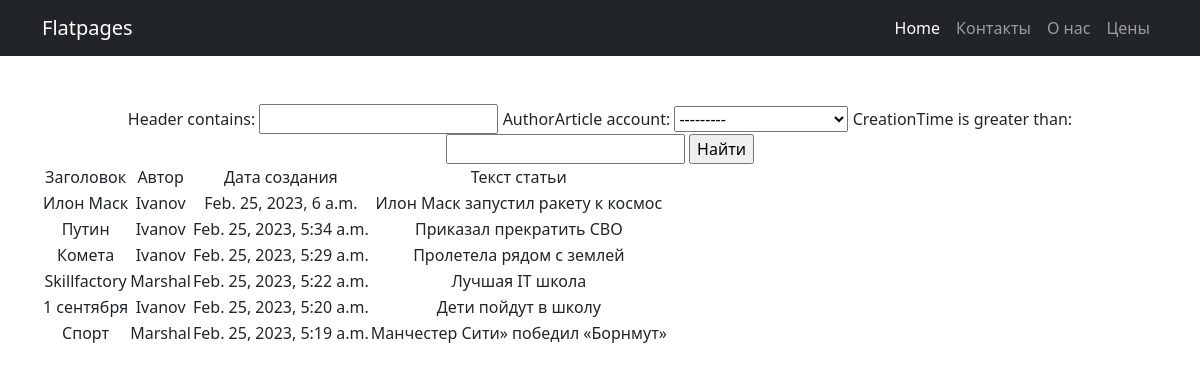
/news/search, run on the app's committed database.
### news/models.py (models this page shows, shortened)
class Post(models.Model):
    authorArticle = models.ForeignKey(Author, on_delete=models.CASCADE)
    article = 'AR'
    news = 'NW'
    TEXT = [
        (article, 'Статья'),
        (news, 'Новость')
    ]
    textContent = models.CharField(max_length=2,
                                   choices=TEXT,
                                   default=news)
    creationTime = models.DateTimeField(auto_now_add=True)
    textCategory = models.ManyToManyField(Category, through='PostCategory')
    header = models.CharField(max_length=255)
    postText = models.TextField()
    rating = models.IntegerField(default=1)

class Author(models.Model):
    account = models.OneToOneField(User, on_delete=models.CASCADE)
    ratingAuthor = models.IntegerField(default=0)

### news/views.py (the view)
# urls.py: path('search', NewsSearch.as_view()),
class NewsSearch(ListView):
    model = Post
    template_name = 'search.html'  # указываем имя шаблона, в котором будет лежать HTML, в нём будут все инструкции о том, как именно пользователю должны вывестись наши объекты
    context_object_name = 'newsSearch'
    queryset = Post.objects.order_by('-creationTime')
    paginate_by = 1
    def get_context_data(self, **kwargs):
        context = super().get_context_data(**kwargs)
        context['filter'] = NewsFilter(self.request.GET,
        queryset=self.get_queryset())  # вписываем наш фильтр в контекст
        return context

### templates/search.html (shortened to what this page needs)
{% extends 'flatpages/default.html' %}
{% load custom_filters %}
{% block content %}
<form method="GET">
    {{ filter.form }}
    <input type="submit" value="Найти">
</form>
        <table>
            <tr>
                <td>
                    Заголовок
                </td>
				<td>
                    Автор
                </td>
                <td>
                    Дата создания
                </td>
                <td>
                    Текст статьи
                </td>
            </tr>
        {% for article in filter.qs %}
            <tr>
                <td>
                    {{ article.header}}
                </td>
				<td>
                    {{ article.authorArticle.account}}
                </td>
                <td>
					{{ article.creationTime}}
                </td>
                <td>
                    {{ article.postText}}
                </td>
            </tr>
        {% endfor %}
        </table>
{% endblock content %}

### templates/flatpages/default.html (shortened to what this page needs)
{% load static %}
<!DOCTYPE html>
<html lang="en">
    <head>
        <link href="{% static 'css/styles.css' %}" rel="stylesheet" />
    </head>
    <body>
        <nav class="navbar navbar-expand-lg navbar-dark bg-dark">
            <div class="container">
                <a class="navbar-brand" href="#">Flatpages</a>
                <div class="collapse navbar-collapse" id="navbarSupportedContent">
                    <ul class="navbar-nav ms-auto mb-2 mb-lg-0">
                        <li class="nav-item"><a class="nav-link active" aria-current="page" href="#">Home</a></li>
                        <li class="nav-item"><a class="nav-link" href="/contacts/">Контакты</a></li>
 			<li class="nav-item"><a class="nav-link" href="/about/">О нас</a></li>
			<li class="nav-item"><a class="nav-link" href="/price/">Цены</a></li>
                    </ul>
                </div>
            </div>
        </nav>
        <div class="container">
            <div class="text-center mt-5">
                {% block content %}{% endblock content %}
            </div>
        </div>
    </body>
</html>

### data on the page
Post: header "Илон Маск", authorArticle.account "Ivanov", creationTime "Feb. 25, 2023, 6 a.m.", postText "Илон Маск запустил ракету к космос"
Post: header "Путин", authorArticle.account "Ivanov", creationTime "Feb. 25, 2023, 5:34 a.m.", postText "Приказал прекратить СВО"
Post: header "Комета", authorArticle.account "Ivanov", creationTime "Feb. 25, 2023, 5:29 a.m.", postText "Пролетела рядом с землей"
Post: header "Skillfactory", authorArticle.account "Marshal", creationTime "Feb. 25, 2023, 5:22 a.m.", postText "Лучшая IT школа"
Post: header "1 сентября", authorArticle.account "Ivanov", creationTime "Feb. 25, 2023, 5:20 a.m.", postText "Дети пойдут в школу"
Post: header "Спорт", authorArticle.account "Marshal", creationTime "Feb. 25, 2023, 5:19 a.m.", postText "Манчестер Сити» победил «Борнмут»"
